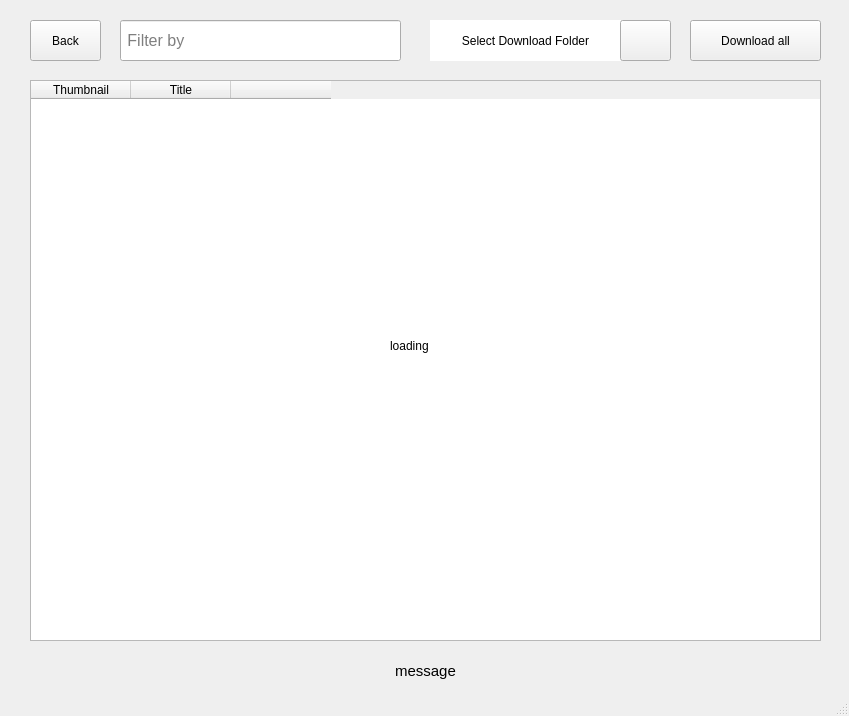
<?xml version="1.0" encoding="UTF-8"?>
<ui version="4.0">
 <class>AvailableAudios</class>
 <widget class="QMainWindow" name="AvailableAudios">
  <property name="geometry">
   <rect>
    <x>0</x>
    <y>0</y>
    <width>849</width>
    <height>716</height>
   </rect>
  </property>
  <property name="windowTitle">
   <string>AvailableAudios</string>
  </property>
  <widget class="QWidget" name="centralwidget">
   <widget class="QTableWidget" name="tableWidget">
    <property name="geometry">
     <rect>
      <x>30</x>
      <y>80</y>
      <width>791</width>
      <height>561</height>
     </rect>
    </property>
    <column>
     <property name="text">
      <string>Thumbnail</string>
     </property>
    </column>
    <column>
     <property name="text">
      <string>Title</string>
     </property>
    </column>
    <column>
     <property name="text">
      <string/>
     </property>
    </column>
   </widget>
   <widget class="QPushButton" name="btnDownloadAll">
    <property name="geometry">
     <rect>
      <x>690</x>
      <y>20</y>
      <width>131</width>
      <height>41</height>
     </rect>
    </property>
    <property name="text">
     <string>Download all</string>
    </property>
   </widget>
   <widget class="QLabel" name="lblMessage">
    <property name="geometry">
     <rect>
      <x>30</x>
      <y>650</y>
      <width>791</width>
      <height>41</height>
     </rect>
    </property>
    <property name="font">
     <font>
      <pointsize>11</pointsize>
     </font>
    </property>
    <property name="text">
     <string>message</string>
    </property>
    <property name="alignment">
     <set>Qt::AlignCenter</set>
    </property>
   </widget>
   <widget class="QPushButton" name="btnBack">
    <property name="geometry">
     <rect>
      <x>30</x>
      <y>20</y>
      <width>71</width>
      <height>41</height>
     </rect>
    </property>
    <property name="font">
     <font>
      <kerning>true</kerning>
     </font>
    </property>
    <property name="toolTip">
     <string/>
    </property>
    <property name="text">
     <string>Back</string>
    </property>
   </widget>
   <widget class="QLineEdit" name="txtFilter">
    <property name="geometry">
     <rect>
      <x>120</x>
      <y>20</y>
      <width>281</width>
      <height>41</height>
     </rect>
    </property>
    <property name="font">
     <font>
      <pointsize>12</pointsize>
     </font>
    </property>
    <property name="cursor">
     <cursorShape>IBeamCursor</cursorShape>
    </property>
    <property name="text">
     <string/>
    </property>
    <property name="placeholderText">
     <string> Filter by</string>
    </property>
   </widget>
   <widget class="QLabel" name="lblSelectedPath">
    <property name="geometry">
     <rect>
      <x>430</x>
      <y>20</y>
      <width>191</width>
      <height>41</height>
     </rect>
    </property>
    <property name="styleSheet">
     <string notr="true">background-color: rgb(255, 255, 255);</string>
    </property>
    <property name="text">
     <string>Select Download Folder</string>
    </property>
    <property name="alignment">
     <set>Qt::AlignCenter</set>
    </property>
   </widget>
   <widget class="QPushButton" name="btnSelectPath">
    <property name="geometry">
     <rect>
      <x>620</x>
      <y>20</y>
      <width>51</width>
      <height>41</height>
     </rect>
    </property>
    <property name="text">
     <string/>
    </property>
   </widget>
   <widget class="QLabel" name="spinner_label">
    <property name="geometry">
     <rect>
      <x>390</x>
      <y>310</y>
      <width>61</width>
      <height>71</height>
     </rect>
    </property>
    <property name="text">
     <string>loading</string>
    </property>
   </widget>
  </widget>
  <widget class="QStatusBar" name="statusbar"/>
 </widget>
 <resources/>
 <connections/>
</ui>
